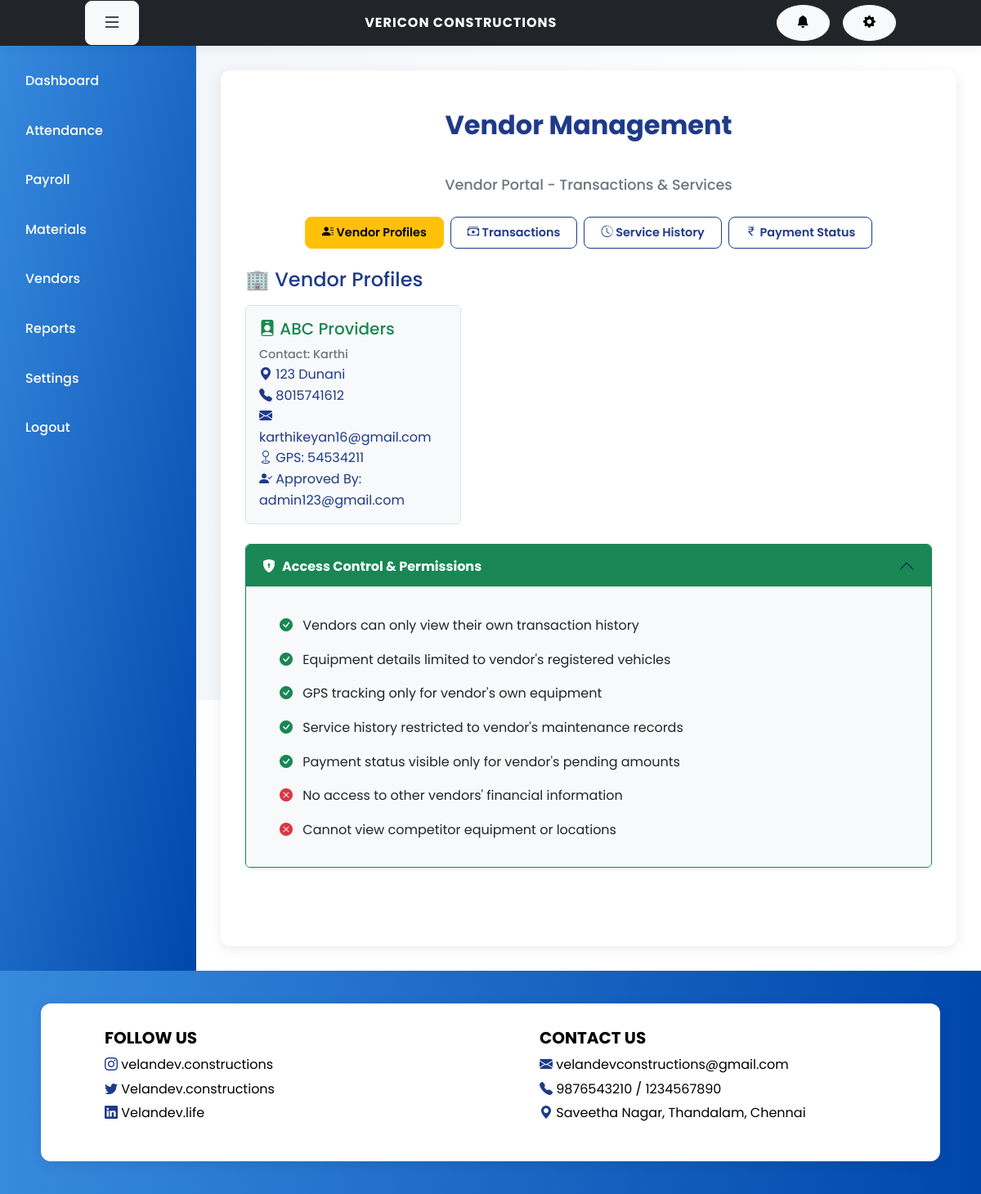
Screenshot of /vendor/ (signed in) with the database file from the repository.
### core/models.py (models this page shows, shortened)
class Vendor(models.Model):
    name = models.CharField(max_length=100)
    contact_person = models.CharField(max_length=100)
    phone = models.CharField(max_length=15)
    email = models.EmailField()
    address = models.TextField()
    gps_location = models.CharField(max_length=100, blank=True)
    approved_by = models.ForeignKey(User, on_delete=models.SET_NULL, null=True, blank=True, related_name='vendor_approvals')

class User(AbstractBaseUser, PermissionsMixin):
    email = models.EmailField(unique=True)
    phone = models.CharField(max_length=15, blank=True)
    role = models.CharField(max_length=20, choices=ROLE_CHOICES, default='regular_user')
    first_name=models.CharField(max_length=30,blank=True)
    last_name=models.CharField(max_length=20,blank=True)
    is_approved = models.BooleanField(default=False)
    is_blocked = models.BooleanField(default=False)
    approved_by = models.IntegerField(null=True, blank=True)
    approved_at = models.DateTimeField(null=True, blank=True)
    failed_login_attempts = models.IntegerField(default=0)
    last_failed_login = models.DateTimeField(null=True, blank=True)
    created_at = models.DateTimeField(default=now)
    is_active = models.BooleanField(default=True)
    is_staff = models.BooleanField(default=False)
    objects = UserManager()
    USERNAME_FIELD = 'email'
    REQUIRED_FIELDS = []
    def __str__(self):
        return self.email

### core/views.py (the view)
# urls.py: path('vendor/', views.vendor_view, name='vendor'),
@login_required
def vendor_view(request):
    vendors = Vendor.objects.all()
    return render(request, 'vendor.html', {'vendors': vendors})

### core/templates/vendor.html (shortened to what this page needs)
{% extends 'base.html' %}
{% load static %}
{% block extra_css %}
<link rel="stylesheet" href="{% static 'css/style.css' %}">
<link rel="stylesheet" href="https://cdn.jsdelivr.net/npm/bootstrap-icons@1.10.5/font/bootstrap-icons.css">
{% endblock %}
{% block content %}
<div class="container py-5">
  <div class="header text-center mb-4">
    <h2 class="fw-bold">Vendor Management</h2>
    <p class="text-muted">Vendor Portal - Transactions & Services</p>
  </div>
  <div class="d-flex justify-content-center flex-wrap gap-2 mb-4">
    <button class="btn btn-outline-warning active" onclick="showSection('profiles')"><i class="bi bi-person-lines-fill"></i> Vendor Profiles</button>
    <button class="btn btn-outline-secondary" onclick="showSection('transactions')"><i class="bi bi-cash-stack"></i> Transactions</button>
    <button class="btn btn-outline-secondary" onclick="showSection('service')"><i class="bi bi-clock-history"></i> Service History</button>
    <button class="btn btn-outline-secondary" onclick="showSection('payment')"><i class="bi bi-currency-rupee"></i> Payment Status</button>
  </div>
  <div id="section-profiles">
    <h4 class="mb-3">🏢 Vendor Profiles</h4>
    <div class="row row-cols-1 row-cols-md-3 g-4">
      {% for vendor in vendors %}
        <div class="col">
          <div class="border rounded p-3 bg-light hover-card">
            <h5 class="text-success"><i class="bi bi-person-badge-fill"></i> {{ vendor.name }}</h5>
            <p class="text-muted">Contact: {{ vendor.contact_person }}</p>
            <p><i class="bi bi-geo-alt-fill"></i> {{ vendor.address }}</p>
            <p><i class="bi bi-telephone-fill"></i> {{ vendor.phone }}</p>
            <p><i class="bi bi-envelope-fill"></i> {{ vendor.email }}</p>
            {% if vendor.gps_location %}
              <p><i class="bi bi-geo"></i> GPS: {{ vendor.gps_location }}</p>
            {% endif %}
            {% if vendor.approved_by %}
              <p><i class="bi bi-person-check-fill"></i> Approved By: {{ vendor.approved_by }}</p>
            {% endif %}
          </div>
        </div>
      {% empty %}
        <p class="text-muted">No vendors found.</p>
      {% endfor %}
    </div>
  </div>
  <div class="mb-5 mt-4">
    <div class="accordion" id="accessAccordion">
      <div class="accordion-item border border-success shadow-sm">
        <h2 class="accordion-header" id="headingAccess">
          <button class="accordion-button bg-success text-white fw-bold" type="button" data-bs-toggle="collapse" data-bs-target="#collapseAccess" aria-expanded="true" aria-controls="collapseAccess">
            <i class="bi bi-shield-lock-fill me-2"></i> Access Control & Permissions
          </button>
        </h2>
        <div id="collapseAccess" class="accordion-collapse collapse show" aria-labelledby="headingAccess" data-bs-parent="#accessAccordion">
          <div class="accordion-body bg-light">
            <ul class="list-group list-group-flush">
              <li class="list-group-item bg-transparent border-0"><i class="bi bi-check-circle-fill text-success me-2"></i> Vendors can only view their own transaction history</li>
              <li class="list-group-item bg-transparent border-0"><i class="bi bi-check-circle-fill text-success me-2"></i> Equipment details limited to vendor's registered vehicles</li>
              <li class="list-group-item bg-transparent border-0"><i class="bi bi-check-circle-fill text-success me-2"></i> GPS tracking only for vendor's own equipment</li>
              <li class="list-group-item bg-transparent border-0"><i class="bi bi-check-circle-fill text-success me-2"></i> Service history restricted to vendor's maintenance records</li>
              <li class="list-group-item bg-transparent border-0"><i class="bi bi-check-circle-fill text-success me-2"></i> Payment status visible only for vendor's pending amounts</li>
              <li class="list-group-item bg-transparent border-0"><i class="bi bi-x-circle-fill text-danger me-2"></i> No access to other vendors' financial information</li>
              <li class="list-group-item bg-transparent border-0"><i class="bi bi-x-circle-fill text-danger me-2"></i> Cannot view competitor equipment or locations</li>
            </ul>
          </div>
        </div>
      </div>
    </div>
  </div>
</div>
{% endblock %}

### core/static/style.css (style rules this page uses)
* { margin: 0; padding: 0; box-sizing: border-box; }
body { font-family: 'Lato', sans-serif; background-color: #f5f8fc; color: #333; line-height: 1.6; padding: 30px 20px; }
.header { text-align: center; margin-bottom: 30px; }
.header p { color: #555; font-size: 1.1rem; }
body { font-family: 'Lato', sans-serif; background-color: #f4f6f9; color: #1f2937; padding: 30px 20px; line-height: 1.6; }
.container { max-width: 2000px; margin: auto; background: #fff; padding: 40px; border-radius: 12px; box-shadow: 0 4px 16px rgba(0, 0, 0, 0.08); }
::placeholder { color: #94a3b8; font-size: 0.9rem; }
body { font-family: 'Lato', sans-serif; background: linear-gradient(to right, #f0f4f8, #ffffff); margin: 0; padding: 0; }
.container { padding-top: 60px; max-width: 2000px; margin: auto; }
h2 { font-weight: 700; color: #1e3a8a; text-shadow: 0 1px 2px rgba(0,0,0,0.1); }
.accordion-button { background-color: #f8fafc; font-weight: 600; color: #1e3a8a; transition: background-color 0.3s; }
.accordion-button:not(.collapsed) { background-color: #1e3a8a; color: #ffffff; }
.accordion-item { border: none; margin-bottom: 15px; border-radius: 10px; overflow: hidden; box-shadow: 0 4px 15px rgba(0, 0, 0, 0.05); }
.accordion-body { background-color: #ffffff; padding: 25px; border-top: 1px solid #e2e8f0; }
.text-muted, .text-warning { font-size: 0.85rem; font-weight: 500; }
.container, .reports-wrapper { padding-top: 60px; max-width: 2000px; margin: auto; padding-left: 30px; padding-right: 30px; }
h2 { font-weight: 700; color: #1e3a8a; text-align: center; text-shadow: 0 1px 2px rgba(0, 0, 0, 0.1); }
.btn-outline-secondary { font-weight: 600; border-radius: 8px; padding: 10px 20px; border-color: #1e3a8a; color: #1e3a8a; }
body { font-family: 'Lato', sans-serif; background: linear-gradient(to right, #f0f4f8, #ffffff); margin: 0; padding: 0; color: #1e3a8a; }
h2 { font-weight: 700; color: #1e3a8a; text-align: center; margin-bottom: 40px; font-size: 2rem; }
.btn-outline-dark, .btn-outline-secondary, .btn-primary { font-weight: 600; border-radius: 8px; padding: 10px 24px; font-size: 0.95rem; }
.text-muted { color: #6b7280 !important; font-size: 0.9rem; }
button.btn { transition: all 0.3s ease; }
button.btn { transition: all 0.3s ease; font-weight: 600; border-radius: 8px; padding: 8px 20px; font-size: 0.9rem; }
.container { padding-top: 60px; max-width: 1400px; margin: auto; }
p, .form-label { margin: 0; font-size: 1rem; color: #1e3a8a; }
.btn { font-weight: 600; border-radius: 8px; padding: 10px 24px; font-size: 0.95rem; transition: all 0.3s ease; }
body { font-family: 'Lato', sans-serif; background-color: #f8f9fa; margin: 0; padding: 0; }
.container { max-width: 2000px; margin: 0 auto; padding-left: 15px; padding-right: 15px; }
.container { padding: 4rem 5rem; }
.text-muted { color: #6c757d !important; }
body { overflow-x: hidden; background-color: #f8f9fa; }
.container { max-width: 2000px; width: 100%; margin: 0 auto; padding: 30px; }
body { font-family: 'Lato', sans-serif; background-color: #f8f9fa; }

### core/templates/vendor.html (style rules this page uses)
.hover-card { transition: transform 0.3s ease, box-shadow 0.3s ease; cursor: pointer; }

### core/templates/base.html (style rules this page uses)
html, body { margin: 0; padding: 0; height: 100%; font-family: 'Poppins', sans-serif; background-color: #fff; }

### rows the page displays
Vendor: name "ABC Providers", contact_person "Karthi", address "123 Dunani", phone "8015741612", email "karthikeyan16@gmail.com", gps_location "54534211", approved_by "admin123@gmail.com"
